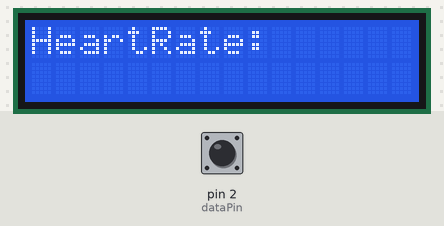
A sketch run on a simulated Arduino Uno, built with avr-gcc and run on an emulated ATmega328P. Shown: 16×2 character LCD. The inputs (shaded band) are chosen by the test bench; at power-on: pin 2 (dataPin) HIGH. What the sketch prints to the serial monitor is not drawn.

Above: at 1.2 s.
1.3 s: pin 2 (dataPin) pulsed LOW 2 times (0.12 s each, 0.3 s apart)
At 2.4 s:
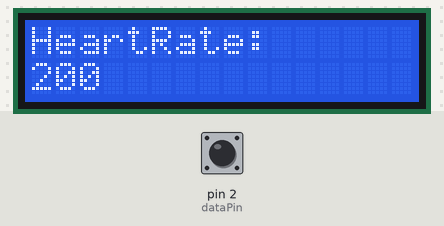
3.4 s: pin 2 (dataPin) pulsed LOW 2 times (0.12 s each, 0.3 s apart)
Timing chart, 0 to 6.4 s (numbered marks = the images above; inputs shaded):
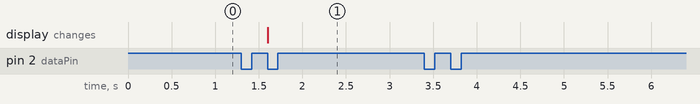

The sketch:

Square_wave_input.ino
```cpp
#include <Wire.h>
#include <LiquidCrystal_I2C.h>
//矩形波输入
LiquidCrystal_I2C lcd(0x27,16,2);

const byte dataPin = 2; //用2号引脚作为中断触发引脚
volatile long value = 0;
volatile unsigned long Time0;//当前时间
volatile unsigned long Time1;//第一次跳变的时间
volatile unsigned long Time2;//第二次跳变的时间
int m = 0;

void setup()
{
  pinMode(dataPin,INPUT_PULLUP);
  //将中断触发引脚（2号引脚）设置为INPUT_PULLUP（输入上拉）模式
  attachInterrupt(digitalPinToInterrupt(dataPin), ccount, FALLING);
  //设置中断触发程序
  Serial.begin(9600);
  //设置波特率
  lcd.init();
  lcd.setCursor(0,0);//光标位置
  lcd.print("HeartRate:");//LCD输出
  lcd.backlight();
  //背景光
}

void loop()
{
    if (m>0 & m%2 == 0){
    value = 60*1000000/(Time2-Time1);
    Serial.print("Heart Rate = ");
    Serial.print(value);
    Serial.println(" BPM.");
    lcd.setCursor(0,1);
    lcd.print(value);
    delay(200);
    lcd.print("      "); //清除
    }
 }
void ccount() { //中断执行程序
  Time0 = micros();
  if (m%2 == 0){
  Time1 = Time0;
  }else if (m>0 & m%2 == 1){
  Time2 = Time0;
  }
  m++;
}
```

Measured:
- after the input at 1.3 s, the display: changes after 0.30 s (image 1)
- after the input at 3.4 s, every drawn part: stays the same
